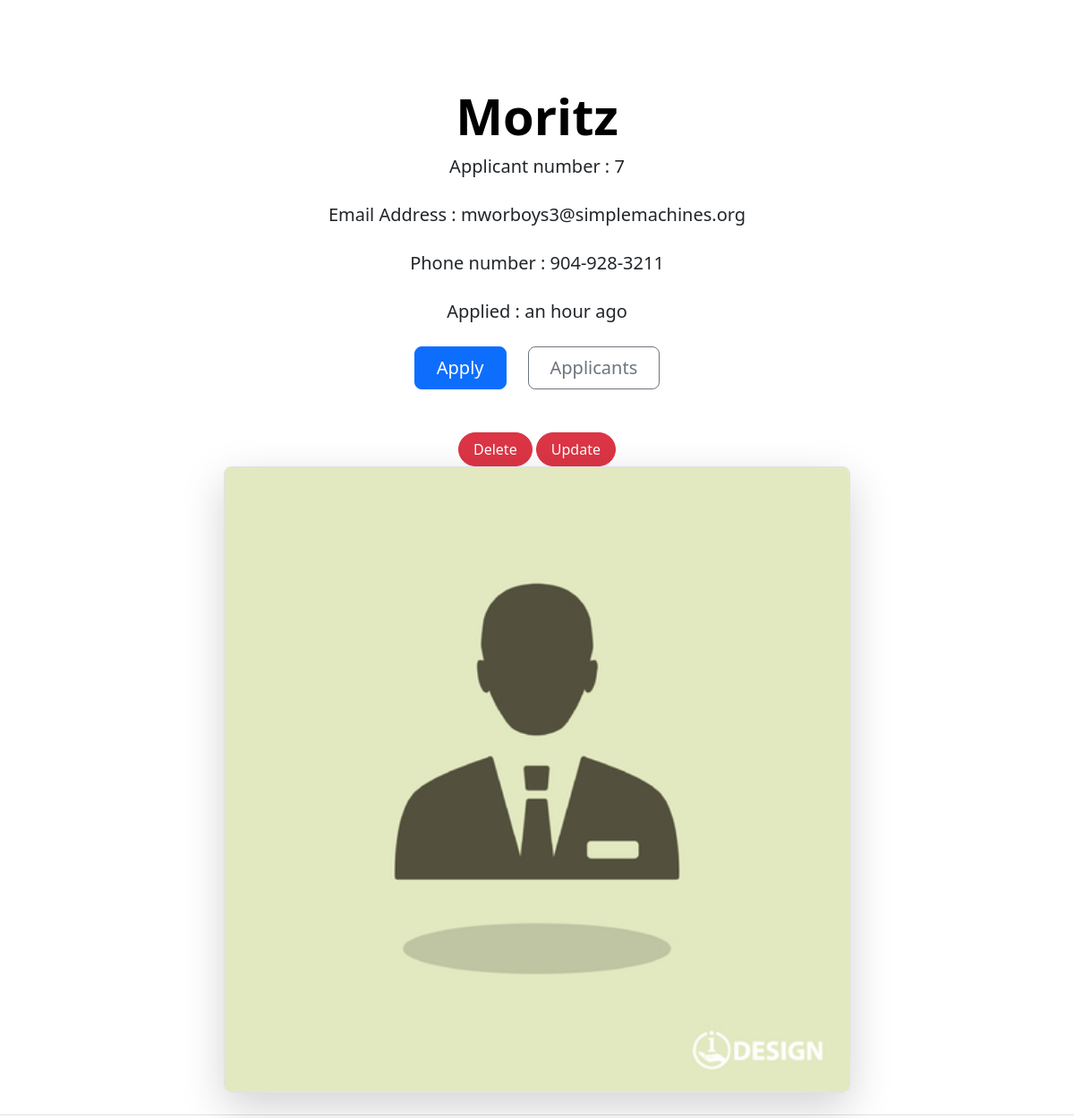
The page /student/7 on the database its author committed.
### Formpractise/models.py (models this page shows, shortened)
class Student(models.Model):
    choices = ((False,'Male'),(False,'Female'),(False,'Other'))
    first_name = models.CharField(max_length=20)
    last_name = models.CharField(max_length=20)
    location = models.CharField(max_length=20)
    mothers_name = models.CharField(max_length=20,null=True)
    fathers_name = models.CharField(max_length=20,null=True)
    phone_number = models.CharField(unique=True,max_length=30)
    email_address = models.EmailField(unique=True)
    dateofBirth = models.DateField(null=True)
    application = models.ImageField(upload_to=unique_img,default='applications/default.jpg')
    gender = models.BooleanField(choices=choices,default=False)
    created_at = models.DateTimeField(auto_now_add=True)

### Formpractise/views.py (the view)
# urls.py: path('student/<int:stud_id>',views.student,name='student'),
def student(request, stud_id):
    studentt = Student.objects.get(pk=stud_id)
    return render(request,'student.html',{"student":studentt})

### templates/student.html (shortened to what this page needs)
{% load humanize %}
<!DOCTYPE html>
<html lang="en">
<head>
     <link href="https://cdn.jsdelivr.net/npm/bootstrap@5.3.2/dist/css/bootstrap.min.css" rel="stylesheet">
</head>
<body>
{% include 'alerts.html' %}
{% block content %}
<div class="px-4 pt-5 my-5 text-center border-bottom">
    <h1 class="display-4 fw-bold text-body-emphasis">{{ student.first_name|title }}</h1>
    <div class="col-lg-6 mx-auto">
      <p class="lead mb-4">Applicant number : {{ student.id }}</p>
        <p class="lead mb-4">Email Address : {{ student.email_address }}</p>
        <p class="lead mb-4">Phone number : {{ student.phone_number }}</p>
        <p class="lead mb-4">Applied : {{ student.created_at| naturaltime }}</p>
      <div class="d-grid gap-2 d-sm-flex justify-content-sm-center mb-5">
        <a href="{% url 'home' %}" type="button" class="btn btn-primary btn-lg px-4 me-sm-3">Apply</a>
        <a href="{% url 'allstudents' %}" type="button" class="btn btn-outline-secondary btn-lg px-4">Applicants</a>
      </div><a href="{% url 'delete' student.id %}" class="btn btn-danger rounded-pill px-3" type="button">Delete</a>
        <a href="{% url 'update' student.id %}" class="btn btn-danger rounded-pill px-3" type="button">Update</a>
    </div>
      <div class="container px-5">
        <img src="{{ student.application.url }}" class="img-fluid border rounded-3 shadow-lg mb-4" width="700" height="500" loading="lazy">
      </div>
    </div>
{% endblock %}
</body>
</html>

### rows shown on the page
Student: first_name "Moritz", id "7", email_address "mworboys3@simplemachines.org", phone_number "904-928-3211", created_at "an hour ago", application (placeholder picture)
